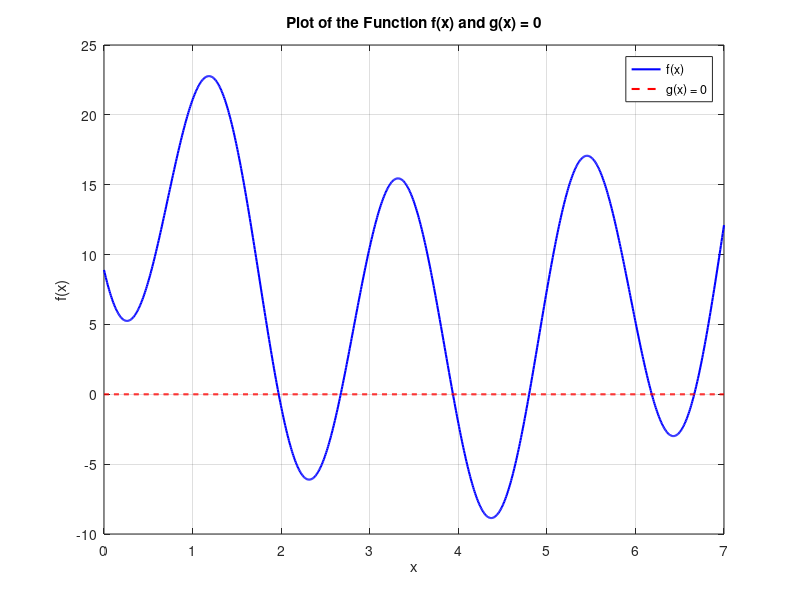
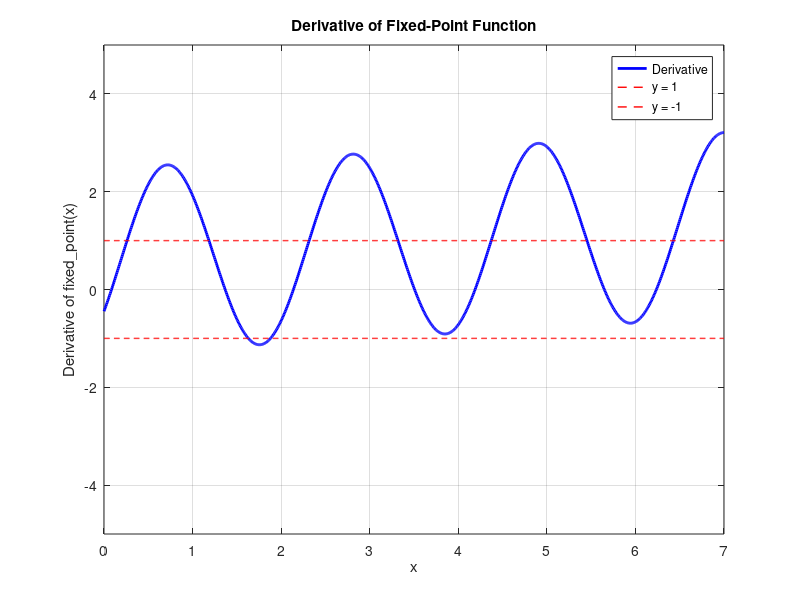

These figures' MATLAB source, in order:
% Optimized MATLAB Code for Root Finding using Fixed-Point Iteration and Newton's Method

% ----------------------------
% Initialization
% ----------------------------
format long;          
clear variables;      
close ;               
clc;                  

% ----------------------------
% Define the Function and Its Derivative
% ----------------------------
f = @(x) x.^2 - 8*x - 12*sin(3*x + 1) + 19;       % Original function
df = @(x) 2*x - 8 - 36*cos(3*x + 1);            % Derivative of the function

% ----------------------------
% Plot the Function
% ----------------------------
x_plot = linspace(0, 7, 1000);                     % Define range for x
y_plot = f(x_plot);                                % Compute f(x) values

figure;
plot(x_plot, y_plot, 'b-', 'LineWidth', 1.5);      % Plot f(x) in blue solid line
hold on;
plot(x_plot, zeros(size(x_plot)), 'r--', 'LineWidth', 1.5); % Plot g(x)=0 in red dashed line
xlabel('x');
ylabel('f(x)');
title('Plot of the Function f(x) and g(x) = 0');
legend('f(x)', 'g(x) = 0');
grid on;
hold off;

% ----------------------------
% Ploting the derivative of the fixed point in a range of -1 < y < 1 to
% check for which points can be used for covergence
% ----------------------------


% Manually input the derivative of the fixed-point function
fixed_point_derivative = @(x) (2*x + 11 - 36*cos(3*x + 1)) / 19;

% Evaluate the derivative over the x range
derivative_values = fixed_point_derivative(x_plot);

% Plot the derivative
figure;
plot(x_plot, derivative_values, 'b', 'LineWidth', 2);
hold on;

% Plot horizontal lines at y = 1 and y = -1
y_limit = 1;
plot(x_plot, y_limit * ones(size(x_plot)), 'r--', 'LineWidth', 1);
plot(x_plot, -y_limit * ones(size(x_plot)), 'r--', 'LineWidth', 1);

% Add labels and title
xlabel('x');
ylabel('Derivative of fixed\_point(x)');
title('Derivative of Fixed-Point Function');

% Add legend
legend('Derivative', 'y = 1', 'y = -1', 'Location', 'Best');

% Enable grid
grid on;

% Set y-axis limits for better visualization (adjust as needed)
ylim([-5, 5]);

% Hold off plotting
hold off;


% ----------------------------
%% Fixed-Point Iteration Parameters
% ----------------------------
initial_guesses_fpi = [2, 2.5, 4, 4.5, 6, 6.5];    % Initial guesses for FPI
max_iter_fpi = 100;                               % Maximum iterations
tol_fpi = 1e-10;                                  % Tolerance for convergence

% Fixed-Point Iteration Formula
fixed_point = @(x) (x.^2 + 11*x - 12*sin(3*x + 1)) / 19 + 1;

% Preallocate Arrays
num_guesses = length(initial_guesses_fpi);
roots_fpi = zeros(1, num_guesses);                % To store roots
diff_fpi = cell(1, num_guesses);                  % To store differences

% ----------------------------
% Fixed-Point Iteration
% ----------------------------
fprintf('Fixed-Point Iteration Results:\n');
for j = 1:num_guesses
    x0 = initial_guesses_fpi(j);
    diffs = zeros(max_iter_fpi,1);                % Initialize differences
    for i = 1:max_iter_fpi
        x_new = fixed_point(x0);                  % Compute new x
        diffs(i) = abs(x_new - x0);               % Calculate difference
        
        % Check for Non-Convergence
        if i > 1 && diffs(i) / diffs(i-1) >= 1
            fprintf('Warning: Iteration %d for initial guess %.4f is not converging.\n', i, initial_guesses_fpi(j));
        end
        
        % Check for Convergence
        if diffs(i) < tol_fpi
            diffs = diffs(1:i);                    % Trim unused preallocated space
            break;
        end
        x0 = x_new;                                % Update x0 for next iteration
    end
    roots_fpi(j) = x0;                             % Store the found root
    diff_fpi{j} = diffs;                           % Store the differences
end

% Display Roots Found by Fixed-Point Iteration
fprintf('Roots found with Fixed-Point Iteration:\n');
disp(roots_fpi);

% ----------------------------
% Newton's Method Parameters
% ----------------------------
initial_guesses_newton = [2, 2.5, 4, 4.5, 6, 6.5]; % Initial guesses for Newton's Method
max_iter_newton = 100;                             % Maximum iterations
tol_newton = 1e-10;                                % Tolerance for convergence

% Preallocate Array
roots_newton = zeros(1, length(initial_guesses_newton));

% ----------------------------
% Newton's Method
% ----------------------------
fprintf('Newton''s Method Results:\n');
for j = 1:length(initial_guesses_newton)
    x = initial_guesses_newton(j);                   % Initial guess
    for k = 1:max_iter_newton
        fx = f(x);                                   % Compute f(x)
        dfx = df(x);                                 % Compute f'(x)
        
        % Check if derivative is too small
        if abs(dfx) < tol_newton
            warning('Derivative near zero at x = %.10f, may not converge.', x);
            break;
        end
        
        x_new = x - fx / dfx;                        % Update x using Newton's formula
        
        % Check for Convergence
        if abs(x_new - x) < tol_newton
            x = x_new;
            break;
        end
        x = x_new;                                    % Update x for next iteration
    end
    roots_newton(j) = x;                              % Store the found root
end

% Display Roots Found by Newton's Method
disp('Roots found with Newton''s Method:');
disp(roots_newton);
